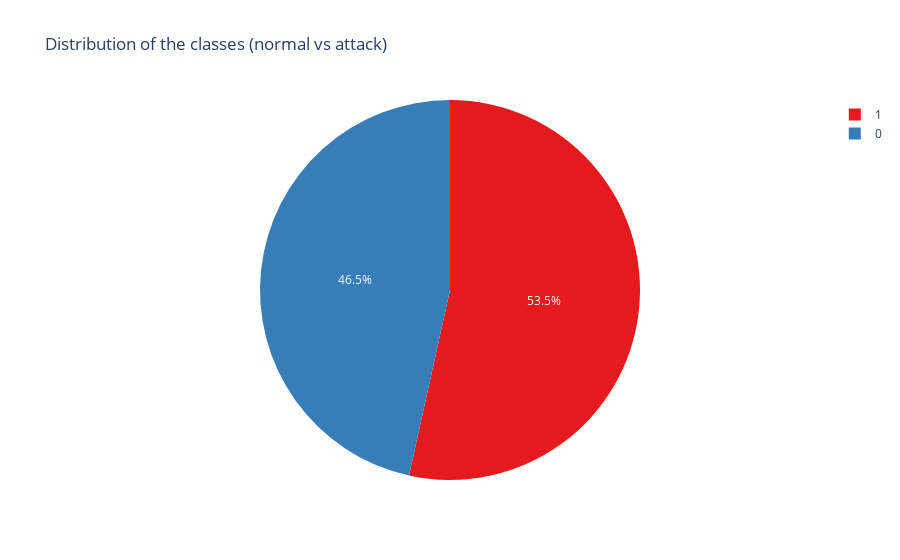

The code cell stored with this chart in its notebook:
### Markdown cell above
## Data Visualization

### Code cell
class_counts = df['label'].value_counts()

fig = px.pie(
    names=class_counts.index, 
    values=class_counts.values, 
    title="Distribution of the classes (normal vs attack)",
    color_discrete_sequence=px.colors.qualitative.Set1  )

fig.show()

### Figure 1 — Plotly figure (JSON) as saved in the notebook; plotly's stock layout.template omitted (floating-point values rounded to 4 significant figures)
{"data": [{"domain": {"x": [0, 1], "y": [0, 1]}, "hovertemplate": "label=%{label}<br>value=%{value}<extra></extra>", "labels": [1, 0], "legendgroup": "", "name": "", "showlegend": true, "type": "pie", "values": [67343, 58630]}], "layout": {"legend": {"tracegroupgap": 0}, "piecolorway": ["rgb(228,26,28)", "rgb(55,126,184)", "rgb(77,175,74)", "rgb(152,78,163)", "rgb(255,127,0)", "rgb(255,255,51)", "rgb(166,86,40)", "rgb(247,129,191)", "rgb(153,153,153)"], "title": {"text": "Distribution of the classes (normal vs attack)"}}}
